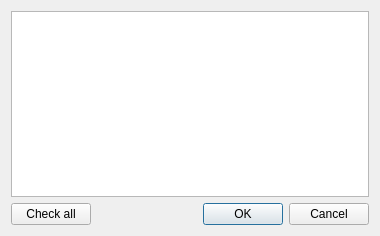
<?xml version="1.0" encoding="UTF-8"?>
<ui version="4.0">
 <class>DeleteTagsDialog</class>
 <widget class="QDialog" name="DeleteTagsDialog">
  <property name="geometry">
   <rect>
    <x>0</x>
    <y>0</y>
    <width>380</width>
    <height>236</height>
   </rect>
  </property>
  <property name="windowTitle">
   <string>Delete tags</string>
  </property>
  <layout class="QVBoxLayout" name="verticalLayout">
   <item>
    <widget class="QListWidget" name="listWidget_tags">
     <property name="editTriggers">
      <set>QAbstractItemView::NoEditTriggers</set>
     </property>
     <property name="sortingEnabled">
      <bool>true</bool>
     </property>
    </widget>
   </item>
   <item>
    <layout class="QHBoxLayout" name="horizontalLayout">
     <item>
      <widget class="QPushButton" name="pushButton_check_all">
       <property name="text">
        <string>Check all</string>
       </property>
      </widget>
     </item>
     <item>
      <spacer name="horizontalSpacer">
       <property name="orientation">
        <enum>Qt::Horizontal</enum>
       </property>
       <property name="sizeHint" stdset="0">
        <size>
         <width>40</width>
         <height>20</height>
        </size>
       </property>
      </spacer>
     </item>
     <item>
      <widget class="QPushButton" name="pushButton">
       <property name="text">
        <string>OK</string>
       </property>
       <property name="default">
        <bool>true</bool>
       </property>
      </widget>
     </item>
     <item>
      <widget class="QPushButton" name="pushButton_2">
       <property name="text">
        <string>Cancel</string>
       </property>
      </widget>
     </item>
    </layout>
   </item>
  </layout>
 </widget>
 <resources/>
 <connections>
  <connection>
   <sender>pushButton</sender>
   <signal>clicked()</signal>
   <receiver>DeleteTagsDialog</receiver>
   <slot>accept()</slot>
   <hints>
    <hint type="sourcelabel">
     <x>262</x>
     <y>220</y>
    </hint>
    <hint type="destinationlabel">
     <x>264</x>
     <y>275</y>
    </hint>
   </hints>
  </connection>
  <connection>
   <sender>pushButton_2</sender>
   <signal>clicked()</signal>
   <receiver>DeleteTagsDialog</receiver>
   <slot>reject()</slot>
   <hints>
    <hint type="sourcelabel">
     <x>338</x>
     <y>212</y>
    </hint>
    <hint type="destinationlabel">
     <x>337</x>
     <y>292</y>
    </hint>
   </hints>
  </connection>
 </connections>
</ui>
